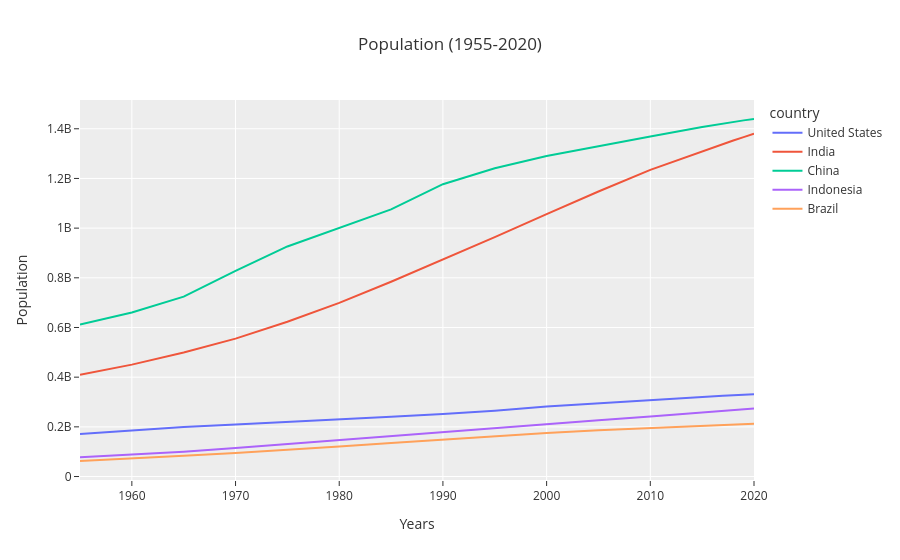

Source (notebook cell):
### Markdown cell above
# Lineplot

### Code cell
fig = px.line(df_pivot, title='Population (1955-2020)',
              labels={'value':'Population','year':'Years','variable':'Country'})

#Updating the theme
fig.update_layout(template='ggplot2')

#Displaying the lineplot
fig.show()

### Figure 1 — Plotly figure (JSON) as saved in the notebook; plotly's stock layout.template omitted (floating-point values rounded to 4 significant figures)
{"data": [{"hovertemplate": "country=United States<br>Years=%{x}<br>Population=%{y}<extra></extra>", "legendgroup": "United States", "line": {"color": "#636efa", "dash": "solid"}, "marker": {"symbol": "circle"}, "mode": "lines", "name": "United States", "orientation": "v", "showlegend": true, "type": "scatter", "x": [1955.0, 1960.0, 1965.0, 1970.0, 1975.0, 1980.0, 1985.0, 1990.0, 1995.0, 2000.0, 2005.0, 2010.0, 2015.0, 2016.0, 2017.0, 2018.0, 2019.0, 2020.0], "xaxis": "x", "y": [171700000.0, 186700000.0, 199700000.0, 209500000.0, 219100000.0, 229500000.0, 240500000.0, 252100000.0, 265200000.0, 281700000.0, 295000000.0, 309000000.0, 320900000.0, 323000000.0, 325100000.0, 327100000.0, 329100000.0, 331000000.0], "yaxis": "y"}, {"hovertemplate": "country=India<br>Years=%{x}<br>Population=%{y}<extra></extra>", "legendgroup": "India", "line": {"color": "#EF553B", "dash": "solid"}, "marker": {"symbol": "circle"}, "mode": "lines", "name": "India", "orientation": "v", "showlegend": true, "type": "scatter", "x": [1955.0, 1960.0, 1965.0, 1970.0, 1975.0, 1980.0, 1985.0, 1990.0, 1995.0, 2000.0, 2005.0, 2010.0, 2015.0, 2016.0, 2017.0, 2018.0, 2019.0, 2020.0], "xaxis": "x", "y": [409900000.0, 450500000.0, 499100000.0, 555200000.0, 623100000.0, 699000000.0, 784400000.0, 873300000.0, 963900000.0, 1057000000.0, 1148000000.0, 1234000000.0, 1310000000.0, 1325000000.0, 1339000000.0, 1353000000.0, 1366000000.0, 1380000000.0], "yaxis": "y"}, {"hovertemplate": "country=China<br>Years=%{x}<br>Population=%{y}<extra></extra>", "legendgroup": "China", "line": {"color": "#00cc96", "dash": "solid"}, "marker": {"symbol": "circle"}, "mode": "lines", "name": "China", "orientation": "v", "showlegend": true, "type": "scatter", "x": [1955.0, 1960.0, 1965.0, 1970.0, 1975.0, 1980.0, 1985.0, 1990.0, 1995.0, 2000.0, 2005.0, 2010.0, 2015.0, 2016.0, 2017.0, 2018.0, 2019.0, 2020.0], "xaxis": "x", "y": [612200000.0, 660400000.0, 724200000.0, 827600000.0, 926200000.0, 1000000000.0, 1076000000.0, 1177000000.0, 1241000000.0, 1291000000.0, 1331000000.0, 1369000000.0, 1407000000.0, 1414000000.0, 1421000000.0, 1428000000.0, 1434000000.0, 1439000000.0], "yaxis": "y"}, {"hovertemplate": "country=Indonesia<br>Years=%{x}<br>Population=%{y}<extra></extra>", "legendgroup": "Indonesia", "line": {"color": "#ab63fa", "dash": "solid"}, "marker": {"symbol": "circle"}, "mode": "lines", "name": "Indonesia", "orientation": "v", "showlegend": true, "type": "scatter", "x": [1955.0, 1960.0, 1965.0, 1970.0, 1975.0, 1980.0, 1985.0, 1990.0, 1995.0, 2000.0, 2005.0, 2010.0, 2015.0, 2016.0, 2017.0, 2018.0, 2019.0, 2020.0], "xaxis": "x", "y": [77270000.0, 87750000.0, 100300000.0, 114800000.0, 130700000.0, 147400000.0, 165000000.0, 181400000.0, 196900000.0, 211500000.0, 226300000.0, 241800000.0, 258400000.0, 261600000.0, 264700000.0, 267700000.0, 270600000.0, 273500000.0], "yaxis": "y"}, {"hovertemplate": "country=Brazil<br>Years=%{x}<br>Population=%{y}<extra></extra>", "legendgroup": "Brazil", "line": {"color": "#FFA15A", "dash": "solid"}, "marker": {"symbol": "circle"}, "mode": "lines", "name": "Brazil", "orientation": "v", "showlegend": true, "type": "scatter", "x": [1955.0, 1960.0, 1965.0, 1970.0, 1975.0, 1980.0, 1985.0, 1990.0, 1995.0, 2000.0, 2005.0, 2010.0, 2015.0, 2016.0, 2017.0, 2018.0, 2019.0, 2020.0], "xaxis": "x", "y": [62530000.0, 72180000.0, 83370000.0, 95110000.0, 107200000.0, 120700000.0, 135300000.0, 149000000.0, 162000000.0, 174800000.0, 186100000.0, 195700000.0, 204500000.0, 206200000.0, 207800000.0, 209500000.0, 211000000.0, 212600000.0], "yaxis": "y"}], "layout": {"legend": {"title": {"text": "country"}, "tracegroupgap": 0}, "title": {"text": "Population (1955-2020)"}, "xaxis": {"anchor": "y", "domain": [0, 1], "title": {"text": "Years"}}, "yaxis": {"anchor": "x", "domain": [0, 1], "title": {"text": "Population"}}}}
